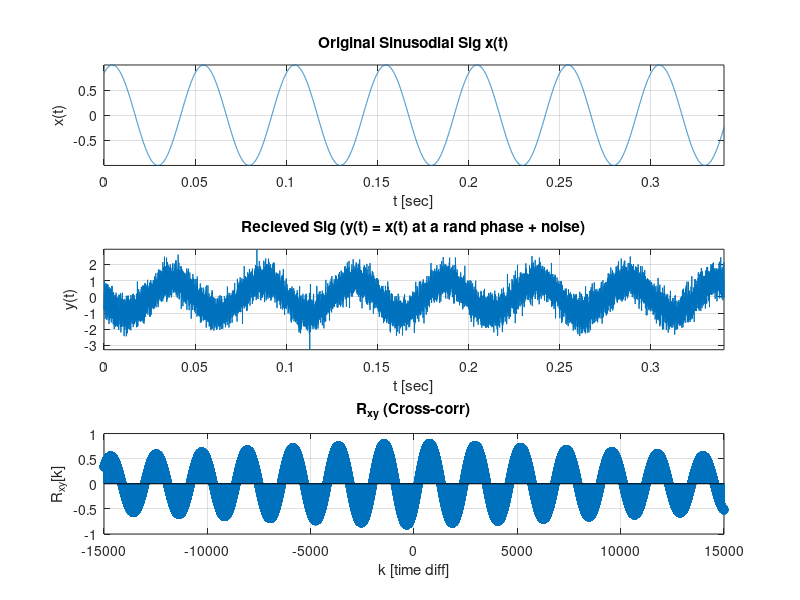

Reproduce this figure in MATLAB.
phase = pi*(-1 + 2*rand(1,2)); % uniformly distributed vals in range [-pi, pi]


fs = 44100; T = 1; N = fs*T; t = (0:N-1)*(1/fs); f0 = 20; portion = 15000;

xtMat = [sin(2*pi*f0.*t + phase(1)); sin(2*pi*f0.*t + phase(2)) + 0.5*randn([1, N])];    
subplot(311); plot(t(1:portion),xtMat(1,[1:portion])); grid on; axis tight; 
title("Original Sinusodial Sig x(t)"); ylabel("x(t)"); xlabel("t [sec]");
subplot(312); plot(t(1:portion),xtMat(2,[1:portion])); grid on; axis tight;
title("Recieved Sig (y(t) = x(t) at a rand phase + noise)"); xlabel("t [sec]"); ylabel("y(t)");

r_xt = xcorr(xtMat(1,:), xtMat(2,:), "normalized");
subplot(313); stem([-portion:portion-1], r_xt(N - portion:N + portion - 1)); grid on;
title("R_x_y (Cross-corr)"); ylabel("R_x_y[k]"); xlabel("k [time diff]");
